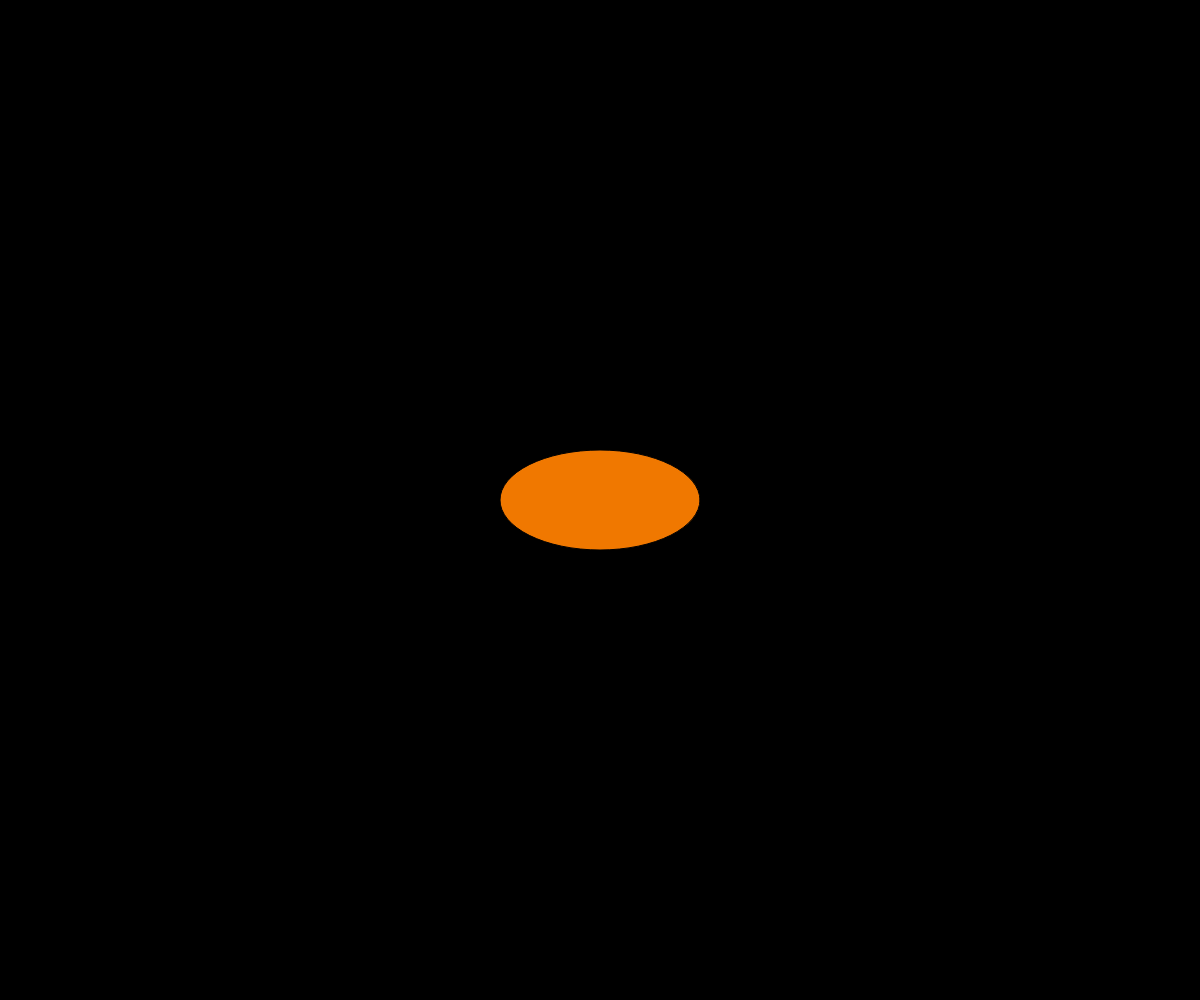
Frame 1 (no input)
Frame 60 (no input): identical to frame 1, image omitted
Frame 120 (the mouse pressed at the canvas centre since frame 60): identical to frame 1, image omitted

The p5.js sketch that drew this single still picture (run headless with seeded random() and noise() and a simulated clock; from frame 60 on, the mouse is pressed at the canvas centre):

// p5.js sketch
// ── sketch.js
/******************************************************

  DebugMode
  by Scott Kildall

  Toggles a debug mode with the space bar
  
******************************************************/
// Global
var gDebugMode = false;

// Setup code goes here
function setup() {
  createCanvas( windowWidth, windowHeight );

  ellipseMode(CENTER);
  
  textSize(24);
  textAlign(LEFT);
 }


// Draw code goes here
function draw() {
  background(0);

  drawEllipse();
  
  // comment out the drawDebugInfo()for deployment verion 
  if( gDebugMode == true ) {
  	drawDebugInfo();
  }
}

function drawEllipse() {
  // draw an ellipse
  fill(240,120,0);
  ellipse(width/2, height/2, 200,100);

}

// draws x and y coordinates at bottom of screen
function drawDebugInfo() {
	fill(255);
  text("X: " + mouseX + "   Y: " + mouseY, 20, height - 20);
}

// keyTyped gets triggered whenever key is down
function keyTyped() {
  if (key === ' ') {
    gDebugMode = !gDebugMode;
  }
 }
